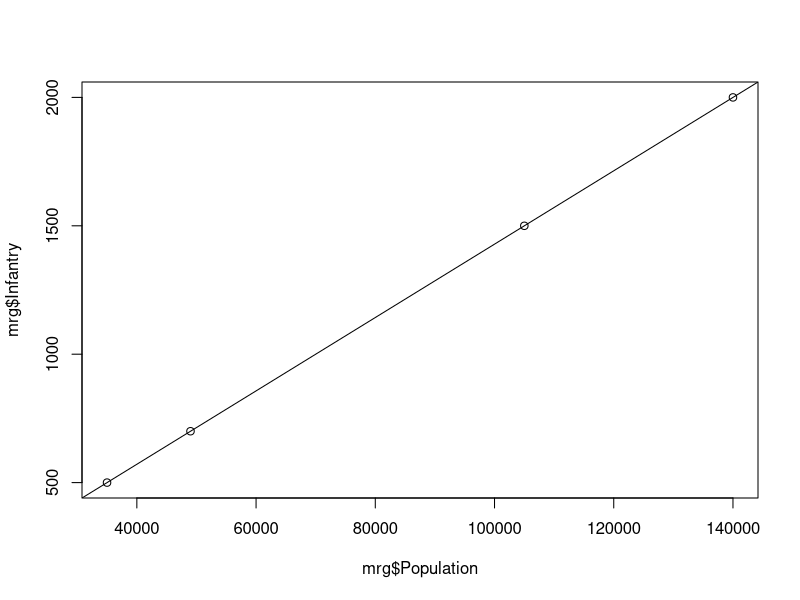

Write R code to recreate this figure.
## ---- chunk 1
chests <- c('gold', 'silver', 'gems', 'gold', 'gems')
types <- factor(chests)
# ---
print(chests)
print(types)
levels(types)
# ---
weights <- c(300, 200, 100, 250, 150)
prices <- c(9000, 5000, 12000, 7500, 18000)
# ---
print(weights)
print(prices)
# ---
treasure <- data.frame(weights, prices, types)
print(treasure)
## ---- chunk 2
treasure[[2]]
treasure[["weights"]]
treasure$prices
treasure[["types"]]
# ---
## ---- chunk 3
targets <- read.csv("Data Try R/targets.csv", as.is = TRUE, sep=";")
infantry <- read.table("Data Try R/infantry.txt", sep="\t", header=TRUE)
# ---
mrg <- merge(x = targets, y = infantry)
mrg
## ---- chunk 4
#targets <- read.csv("Data Try R/targets.csv", as.is = TRUE, sep=";")
#infantry <- read.table("Data Try R/infantry.txt", sep="\t", header=TRUE)
#mrg <- merge(x = targets, y = infantry)
#mrg
# ---
cor.test(mrg$Population,mrg$Infantry)
# ---
line <- lm(mrg$Infantry~mrg$Population)
line
plot(mrg$Population, mrg$Infantry)
abline(line)
